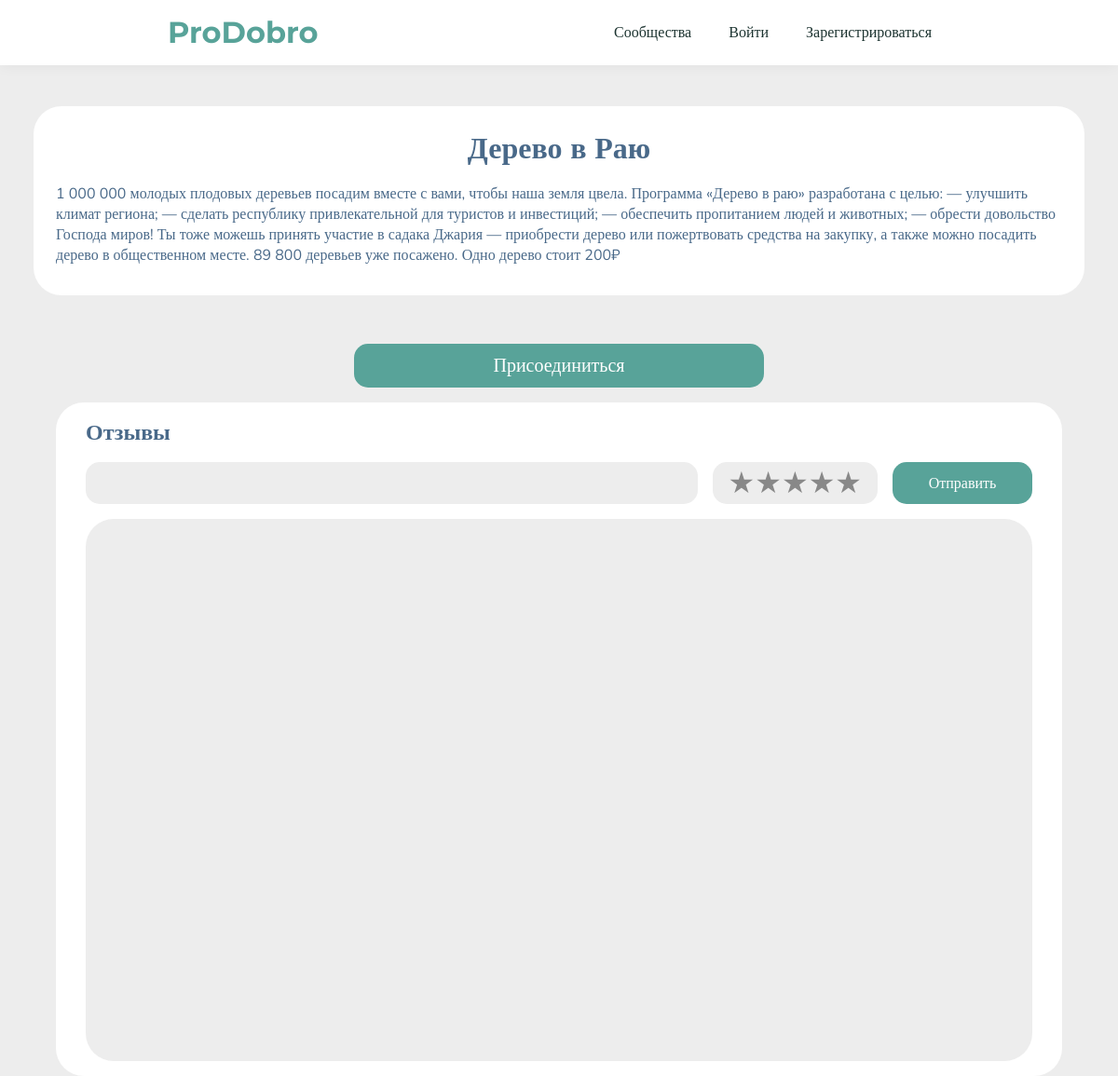
/course/5/, run on the app's committed database.
### main/models.py (models this page shows, shortened)
class Course(models.Model):
    STATUS_CHOICES = [
        ('pending', 'На рассмотрении'),
        ('accepted', 'Принято'),
        ('rejected', 'Отклонено'),
    ]
    title = models.CharField(max_length=150, verbose_name='Название')
    description = models.TextField(blank=True, verbose_name='Описание')
    author = models.CharField(max_length=150, blank=True, verbose_name='Автор')
    avatar = models.ImageField(blank=True, verbose_name='Аватарка')
    status = models.CharField(
        max_length=10,
        choices=STATUS_CHOICES,
        default='pending',
        verbose_name='Статус'
    )
    users = models.ManyToManyField(User)

### main/views.py (the view)
# urls.py: path('course/<int:course_id>/', views.show_course, name='course'),
def show_course(request: HttpRequest, course_id: int):
    course = Course.objects.get(id=course_id)
    data = create_base_data(f'Команда: {course.title}')
    data['course'] = course
    data['users'] = course.users.all()
    data['is_joined'] = False
    if request.user.is_authenticated and request.user in data['users']:
        data['is_joined'] = True
    return render(request, 'course.html', data)

### main/views.py (called while the page is built)
def create_base_data(title: str = None):
    if not title:
        title = DEFAULT_TITLE
    return {
        'title': title,
    }

### main/templates/course.html (shortened to what this page needs)
{% extends  "base.html" %}
{% load static %}
{% block head  %}
    <link type="text/css" rel="stylesheet" href="{% static 'css/course.css' %}">
{% endblock %}
{% block content  %}
<br><br>
<div class="container">
    <div class="container">
    <div class="strap team">
       <h1>{{ course.title }}</h1>
        <p>{{ course.description }}</p>
    </div>
    {% if is_joined %}
    <button class="button" onclick="join()">Выйти</button>
    {% else %}
    <button class="button" onclick="join()">Присоединиться</button>
    {% endif %}
    <div class="strap">
        <div class="comments-section">
            <h2>Отзывы</h2>
            <div class="comment-write">
                <input id="comment-input" type="text" class="input">
                <div id='starRating' class="star-rating">
                    <label for="5-stars" class="star">&#9733;</label>
                    <label for="4-stars" class="star">&#9733;</label>
                    <label for="3-stars" class="star">&#9733;</label>
                    <label for="2-stars" class="star">&#9733;</label>
                    <label for="1-star" class="star">&#9733;</label>
                </div>
                <button onclick="send_comment()" class="button"> Отправить </button>
            </div>
            <div id="comments" class="comments">
            </div>
        </div>
    </div>
</div>
</div>
{% endblock %}

### main/static/css/base_style.css (style rules this page uses)
:root { --base-font: Nunito; --logo-font: Montserrat; --background-color-1: #ffffff; --background-color-2: #EDEDED; --background-header: var(--background-color-1); --color-1: #1c3330; --color-2: #496989; --color-3: #496989; --color-hover-1: #58A399; --color-hover-2: #6ec596; --color-transparent: rgba(69, 69, 69, 0.6); --error-color: #D80032; --light-color: rgba(3, 248, 23, 0.25); --shadow: rgba(0, 0, 0, 0.05); --shadow-blur: 15px; --base-border-radius: 30px; --small-border-radius: calc(var(--base-border-radius) / 2); --max-width: 1440px; --base-transition: all 0.2s ease-in; }
* { margin: 0; padding: 0; font-family: var(--base-font); color: var(--color-2); transition: var(--base-transition); scrollbar-width: none; -ms-overflow-style: none; }
*, *:hover { transition: var(--base-transition); }
body { background-color: var(--background-color-2); min-height: 100vh; }
h1 { font-weight: 700; color: var(--color-2); }
.container { display: flex; flex-direction: column; justify-content: space-between; align-items: center; gap: 1rem; }
.button, .gradient-button { width: 100%; padding: 10px; outline:none; font-size: 20px; border-radius: calc(var(--base-border-radius) / 2); border: none; background-color: var(--color-hover-1); color: var(--background-color-1); }
.star { position: relative; display: inline-block; color: #ccc; }
.star::before { content: '\2605'; position: absolute; color: #f5c518; overflow: hidden; width: 0; white-space: nowrap; }

### main/static/css/course.css (style rules this page uses)
.strap { display: flex; flex-direction: column; background-color: var(--background-color-1); width: 90%; min-width: min(1240px, 90vw); max-width: var(--max-width); border-radius: var(--base-border-radius); }
.team { padding: 1.5rem; gap: 1rem; padding-bottom: 2rem; margin: 0 auto; }
.team h1 { text-align: center; }
.comments-section { display: flex; flex-direction: column; padding: 1rem 2rem; gap: 1rem; }
.comments { min-width: 400px; min-height: 550px; background-color: var(--background-color-2); border-radius: var(--base-border-radius); display: flex; flex-direction: column; padding: 1rem; gap: 1rem; overflow: hidden; }
.comment-write { display: grid; grid-template-columns: 1fr auto 150px; gap: 1rem; width: 100% }
.comment-write input { width: 1fr; outline: none; color: var(--color-1); background-color: var(--background-color-2); border-radius: calc(var(--base-border-radius) / 2); border: 0px solid var(--color-1); padding: 7px 7px; font-size: 16px; }
.comment-write button { padding: 7px 12px; font-size: 16px; }
.star-rating { direction: rtl; display: inline-flex; font-size: 2em; justify-content: center; padding: 0 1rem; border: 1px solid transparent; background-color: var(--background-color-2); border-radius: var(--small-border-radius); }
.star-rating label { cursor: pointer; color: var(--color-transparent); }
.button { margin: 0 auto; max-width: 440px; }

### data on the page
Course: title "Дерево в Раю", description "1 000 000 молодых плодовых деревьев посадим вместе с вами, чтобы наша земля цвела. Программа «Дерево в раю» разработана с целью: — улучшить климат региона; — сделать республику привлекательной для туристов и инвестиций; — обеспечить пропитанием людей и животных; — обрести довольство Господа миров! Ты тоже можешь принять участие в садака Джария — приобрести дерево или пожертвовать средства на закупку, а также можно посадить дерево в общественном месте. 89 800 деревьев уже посажено. Одно дерево стоит 200₽"
